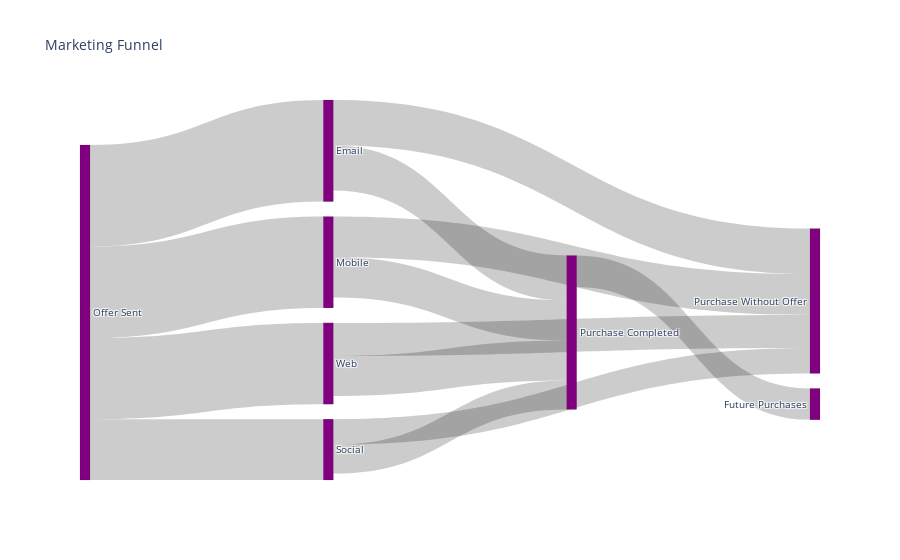

Notebook code for this chart:
### Code cell
import plotly.graph_objects as go

fig = go.Figure(data=[go.Sankey(
    node = dict(
      pad = 15,
      thickness = 10,
      line = dict(color = "black", width = 0.1),
      label = ["Offer Sent", "Social", "Web", "Mobile", "Email", "Purchase Completed", "Purchase Without Offer", "Future Purchases"],
      color = "purple"
    ),
    link = dict(
      source = [0, 0, 0, 0, 1, 2, 3, 4, 1, 2, 3, 4, 5, 6], # indices correspond to labels, eg A1, A2, A2, B1, ...
      target = [1, 2, 3, 4, 5, 5, 5, 5, 6, 6, 6, 6, 7, 7],        
      value = [df_offers['social'].sum(), 
              df_offers['web'].sum(), 
              df_offers['mobile'].sum(), 
              df_offers['email'].sum(), 
              df_offers.query("social == 1")["offer_completed"].sum(), 
              df_offers.query("web == 1")["offer_completed"].sum(),
              df_offers.query("mobile == 1")["offer_completed"].sum(),
              df_offers.query("email == 1")["offer_completed"].sum(),
              df_offers.query("social == 1")["transaction_without_completion"].sum(),
              df_offers.query("web == 1")["transaction_without_completion"].sum(),
              df_offers.query("mobile == 1")["transaction_without_completion"].sum(),
              df_offers.query("email == 1")["transaction_without_completion"].sum(),
              df_offers.query("offer_completed == 1")["future_purchase"].sum(),
              df_offers.query("transaction_without_completion == 1")["future_purchase"].sum(),]
  ))])

fig.update_layout(title_text="Marketing Funnel", font_size=10)

### Figure 1 — Plotly figure (JSON) as saved in the notebook; plotly's stock layout.template omitted (floating-point values rounded to 4 significant figures)
{"data": [{"link": {"source": [0, 0, 0, 0, 1, 2, 3, 4, 1, 2, 3, 4, 5, 6], "target": [1, 2, 3, 4, 5, 5, 5, 5, 6, 6, 6, 6, 7, 7], "value": [45683, 61001, 68609, 76277, 21812, 29943, 30191, 33631, 19083, 24835, 30606, 34247, 23548, 0]}, "node": {"color": "purple", "label": ["Offer Sent", "Social", "Web", "Mobile", "Email", "Purchase Completed", "Purchase Without Offer", "Future Purchases"], "line": {"color": "black", "width": 0.1}, "pad": 15, "thickness": 10}, "type": "sankey"}], "layout": {"font": {"size": 10}, "title": {"text": "Marketing Funnel"}}}
